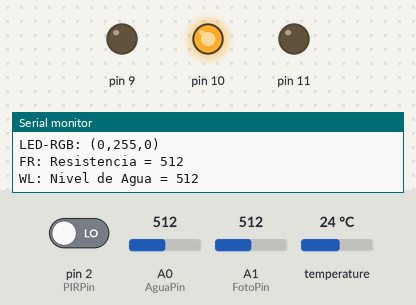
Recording of a sketch running on a simulated Arduino Uno, built with avr-gcc and run on an emulated ATmega328P. Shown: output pins drawn as LEDs (lit = HIGH), the last lines printed to the serial monitor. Inputs (shaded band) come from the test bench; at power-on: temperature 24 °C, pin 2 (PIRPin) LOW, A0 (AguaPin) = 512, A1 (FotoPin) = 512.

Above: at 4.8 s.
4.9 s: temperature set to 20.3 °C
9.1 s: temperature set to 19.5 °C
At 11.7 s:
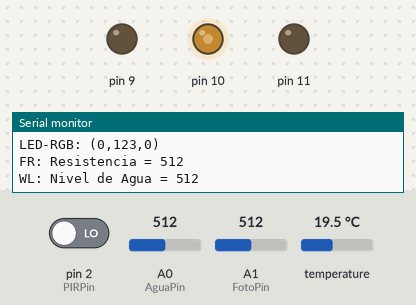
13.3 s: temperature set to 15.8 °C
17.5 s: temperature set to 14.3 °C
At 21.0 s:
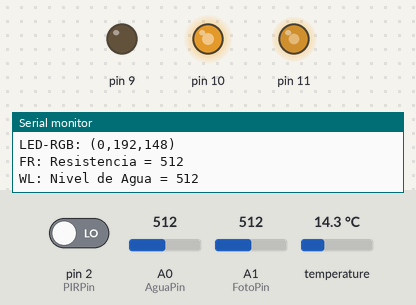
22.0 s: temperature set to 10.4 °C
30.4 s: temperature set to 9.1 °C
At 31.6 s:
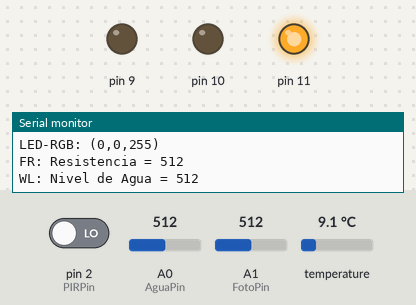
Timing chart, 0 to 33.4 s (numbered marks = the images above; inputs shaded):
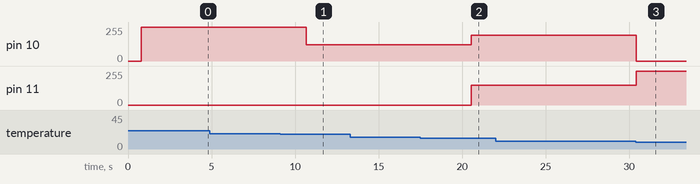

Measured:
- the behaviour switches between 20 and 19.9 °C on temperature (found by bisection; images 0 and 1)
- the behaviour switches between 15 and 14.9 °C on temperature (found by bisection; images 1 and 2)
- the behaviour switches between 10 and 9.9 °C on temperature (found by bisection; images 2 and 3)
- after the input at 9.1 s, pin 10: 255/255 → 123/255 after 1.6 s
- after the input at 17.5 s, pin 10: 123/255 → 192/255 after 3.0 s; pin 11: 0/255 → 148/255 after 3.0 s
- after the input at 30.4 s, pin 10: 192/255 → 0/255 at once; pin 11: 148/255 → 255/255 at once

The sketch:

allinone.ino
```cpp
#include <dht.h>
#include <DallasTemperature.h>
#include <OneWire.h>

//#define DHT11_PIN 7           // Pin 7 para los datos del DHT11
#define ONE_WIRE_BUS 7           // Pin 7 para los datos del DS18B20

const int LEDPin = 13;        // Pin 13 para el LED
const int PIRPin = 2;         // Pin 2 para el sensor PIR
const int FotoPin = 1;        // Pin A1 para la fotoresisencia
const int AguaPin = 0;        // Pin A0 de Arduino

int pirState = LOW;           // Estado inicial del pin del PIR
int pir = 0;                  // De inicio no hay movimiento

//dht DHT;                      // Creando el objeto para sensor DHT
int nivelAgua;                // Variable para medir el nivel de agua
int histAgua = 0;             // Variable para guardar el historico del nivel del agua
int valorFoto;                // Variable para medir el valor de la fotoresistencia

OneWire oneWire(ONE_WIRE_BUS);
DallasTemperature sensors(&oneWire);

void setup(){

  Serial.begin(9600);         // Configurando la comunicacion serial

  for (int i =9 ; i<12 ; i++)
  {
    pinMode(i, OUTPUT);       // Pines para el led RGB
  }
  pinMode(PIRPin, INPUT);     // Pin de entrada para mostrar movimiento del PIR
  pinMode(7,INPUT);
  pinMode(2,INPUT);

  sensors.begin();
}

void temperatura()
{
  sensors.requestTemperatures();
  float temp = sensors.getTempCByIndex(0);
  Serial.print("DS18B20: Temp = ");
  Serial.print(temp);
  Serial.println(" C");
  if(temp <  5.0){ColorLED(64,64,64);}
  else if(temp >= 5.0 && temp < 10.0){ColorLED(0,0,255);}
  else if(temp >= 10.0 && temp < 15.0){ColorLED(0,192,148);}
  else if(temp >= 15.0 && temp < 20.0){ColorLED(0,123,0);}
  else if(temp >= 20.0 && temp < 25.0){ColorLED(0,255,0);}
  else if(temp >= 25.0 && temp < 27.5){ColorLED(255,255,0);}
  else if(temp >= 27.5 && temp < 30.0){ColorLED(255,123,0);}
  else if(temp >= 30.0 && temp < 35.0){ColorLED(255,0,0);}
  else{ColorLED(255,255,255);}
}

void ColorLED(int R, int G, int B){
  analogWrite(9 , R) ;   // LED rojo
  analogWrite(10, G) ;   // LED verde
  analogWrite(11, B) ;   // LED azul
  Serial.print("LED-RGB: (");
  Serial.print(R);
  Serial.print(",");
  Serial.print(G);
  Serial.print(",");
  Serial.print(B);
  Serial.println(")");
}

void PIR(){
   pir = digitalRead(PIRPin);
   if (pir == HIGH)   //si estÃ¡ activado
   {
      if (pirState == LOW) // Si previamente estaba apagado
      {
        Serial.println("HC-SR501: ACTIVATED");
        pirState = HIGH;
      }
      else{Serial.println("HC-SR501: ACTIVATED");}

   }
   else   // Si esta desactivado
   {
      if (pirState == HIGH)  // Si previamente estaba encendido
      {
        Serial.println("HC-SR501: DEACTIVATED");
        pirState = LOW;
      }
      else{Serial.println("HC-SR501: SLEEP");}
   }
}

//void DHT11(){
//  int chk = DHT.read11(DHT11_PIN);
//  Serial.print("Temp = ");
//  Serial.print(DHT.temperature);
//  Serial.print(" ÂºC; HR = ");
//  Serial.print(DHT.humidity);
//  Serial.println("%");
//  if(DHT.temperature <= 5.0){ColorLED(0,112,192);}
//  else if(DHT.temperature > 5.0 && DHT.temperature <= 10.0){ColorLED(146,208,80);}
//  else if(DHT.temperature > 10.0 && DHT.temperature <= 15.0){ColorLED(204,102,0);}
//  else if(DHT.temperature > 15.0 && DHT.temperature <= 20.0){ColorLED(255,255,0);}
//  else if(DHT.temperature > 20.0 && DHT.temperature <= 25.0){ColorLED(255,192,0);}
//  else if(DHT.temperature > 25.0 && DHT.temperature <= 30.0){ColorLED(255,0,0);}
//  else if(DHT.temperature > 30.0 && DHT.temperature <= 35.0){ColorLED(192,0,0);}
//  else{ColorLED(88,0,0);}
//}

void fotoresistencia(){
  valorFoto = analogRead(FotoPin);
  Serial.print("FR: Resistencia = ");
  Serial.println(valorFoto, DEC); // Intensidad de la luz
}

void nivelSensorAgua(){
  nivelAgua = analogRead(AguaPin); //  Lectura por puerto analogo
  /*if (nivelAgua <= 130){Serial.println("Nivel de agua: 0 mm");}
  else if (nivelAgua > 130 && nivelAgua <= 160){Serial.println("Nivel de agua: Entre 0 mm y 5 mm");}
  else if (nivelAgua > 160 && nivelAgua <= 190){Serial.println("Nivel de agua: Entre 5 mm y 15 mm");}
  else if (nivelAgua > 190 && nivelAgua <= 220){Serial.println("Nivel de agua: Entre 15 mm y 20 mm");}
  else if (nivelAgua > 220){Serial.println("Nivel de agua: +20 mm");} */
  /*if(((histAgua >= nivelAgua) && ((histAgua - nivelAgua) > 5)) || ((histAgua < nivelAgua) && ((nivelAgua - histAgua) > 5)))
  {*/
    Serial.print("WL: Nivel de Agua = ");
    Serial.println(nivelAgua);
    /*histAgua = nivelAgua;
  }*/
}

void loop() {
  Serial.println("==============================================");
  PIR();
  //DHT11();
  temperatura();
  fotoresistencia();
  nivelSensorAgua();
  delay(2500);
}
```
